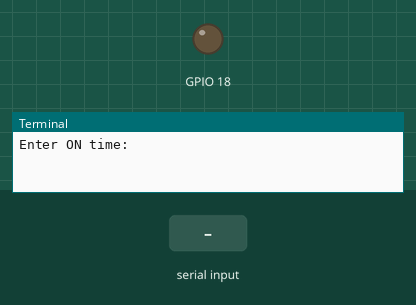
Bench run of a program on a simulated Raspberry Pi (BCM pin numbers). Shown: output pins drawn as LEDs (lit = HIGH), the last lines printed to the terminal. Inputs (shaded band) come from the test bench.

Above: at 1.2 s.
1.3 s: "5" typed at the terminal
2.8 s: "90" typed at the terminal
At 3.3 s:
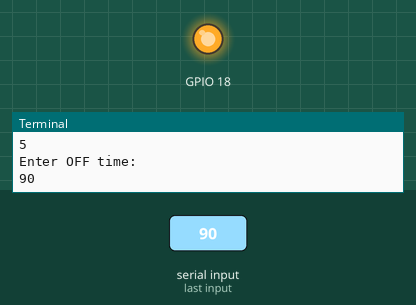
Timing chart, 0 to 9.3 s (numbered marks = the images above; inputs shaded):
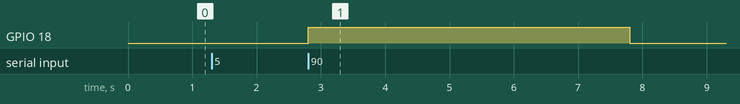

The program:

blink_with_user_input.py
```python
#import GPIO & time
import RPi.GPIO as GPIO
import time

#name pins by their BCM number
GPIO.setmode(GPIO.BCM)

#Set pin 18 as output
GPIO.setup(18, GPIO.OUT)

#Ask user for on and off time
on = raw_input("Enter ON time: ")
off = raw_input("Enter OFF time: ")

#Never ending loop
while (True):
	GPIO.output(18, True)
	time.sleep(float(on))
	GPIO.output(18, False)
	time.sleep(float(off))
```

Measured:
- after the input at 2.8 s, GPIO 18: LOW → HIGH at once, → LOW 5.0 s later
